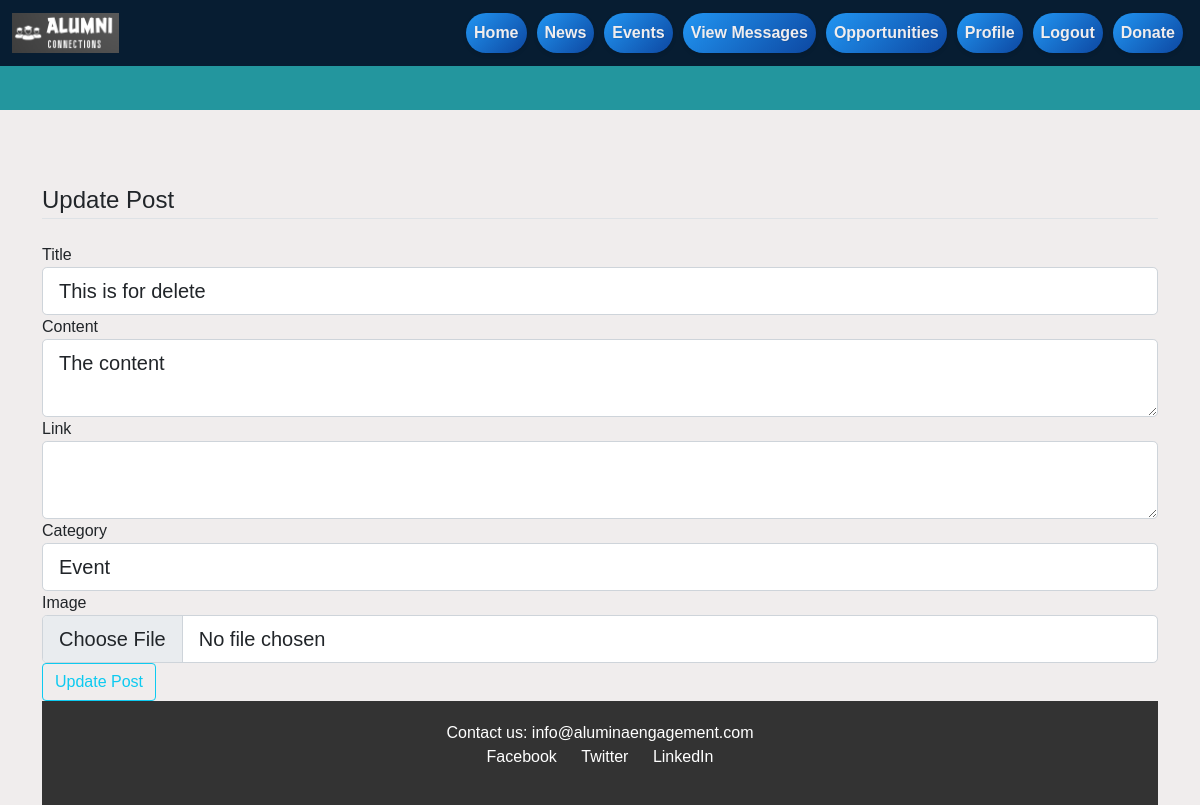
Page /post/6/update (signed in) on the committed database.
### app/models.py (models this page shows, shortened)
class Post(db.Model):
    id = db.Column(db.Integer, primary_key=True)
    title = db.Column(db.String(100), nullable=False)
    date_posted = db.Column(db.DateTime, nullable=False, default=datetime.utcnow)
    content = db.Column(db.Text, nullable=False)
    image_file = db.Column(db.String(20), nullable=True)
    user_id = db.Column(db.Integer, db.ForeignKey('user.id'), nullable=False)
    likes = db.relationship('Like', backref='post', lazy=True)
    comments = db.relationship('Comment', backref='post', lazy=True)
    link = db.Column(db.String(255), nullable=True)
    category = db.Column(db.String(25), nullable=True)

### app/routes.py (the view)
@main.route("/post/<int:post_id>/update", methods=['GET', 'POST'])
@login_required
def update_post(post_id):
    post = Post.query.get_or_404(post_id)
    if post.user_id != current_user.id:
        abort(403)
    form = PostForm()
    if form.validate_on_submit():
        if form.image_file.data:
            image_file = save_post_picture(form.image_file.data)
            post.image_file = image_file
        post.title = form.title.data
        post.content = form.content.data
        post.link = form.link.data
        post.category = form.category.data
        db.session.commit()
        flash('Your post has been updated!', 'success')
        return redirect(url_for('main.admin'))
    elif request.method == 'GET':
        form.title.data = post.title
        form.content.data = post.content
        form.link.data = post.link
        form.category.data = post.category
    return render_template('create_post.html', title='Update Post', form=form, post=post)

### app/forms.py
class PostForm(FlaskForm):
    title = StringField('Title', validators=[DataRequired()])
    content = TextAreaField('Content', validators=[DataRequired()])
    link = TextAreaField('Link', validators=[Optional()])
    category = SelectField('Category', choices=[
        ('post', 'Post'),
        ('event', 'Event'),
        ('news', 'News')
    ], validators=[Optional()])
    image_file = FileField('Image', validators=[FileAllowed(['jpg', 'png','jpeg'])])
    submit = SubmitField('Publish')

### app/models.py (called while the page is built)
@login_manager.user_loader
def load_user(user_id):
    return User.query.get(int(user_id))

### app/templates/create_post.html (shortened to what this page needs)
{% extends "base.html" %}
{% block content %}
    <div class="content-section">
        <form method="POST" action="{{ url_for('main.update_post', post_id=post.id) if post else url_for('main.new_post') }}" enctype="multipart/form-data">
            <fieldset class="form-group">
                <legend class="border-bottom mb-4">{{ 'Update Post' if post else 'New Post' }}</legend>
                <div class="form-group">
                    {{ form.title.label(class="form-control-label") }}
                    {{ form.title(class="form-control form-control-lg") }}
                </div>
                <div class="form-group">
                    {{ form.content.label(class="form-control-label") }}
                    {{ form.content(class="form-control form-control-lg") }}
                </div>
                <div class="form-group">
                    {{ form.link.label(class="form-control-label") }}
                    {{ form.link(class="form-control form-control-lg") }}
                </div>
                <div class="form-group">
                    {{ form.category.label(class="form-control-label") }}
                    {{ form.category(class="form-control form-control-lg") }}
                </div>
                <div class="form-group">
                    {{ form.image_file.label(class="form-control-label") }}
                    {{ form.image_file(class="form-control form-control-lg") }}
                </div>
            </fieldset>
            <div class="form-group">
                {{ form.submit(class="btn btn-outline-info", value='Update Post' if post else 'Create Post') }}
            </div>
        </form>
    </div>
{% endblock %}

### app/static/css/custom.css (style rules this page uses)
body { font-family: Arial, sans-serif; margin: 0; padding: 0; background: #f0eded; }

### rows in the picture
Post: title "This is for delete", content "The content", category "Event"

### other values in the picture
{{ 'Update Post' if post else 'New Post' }} "Update Post"
